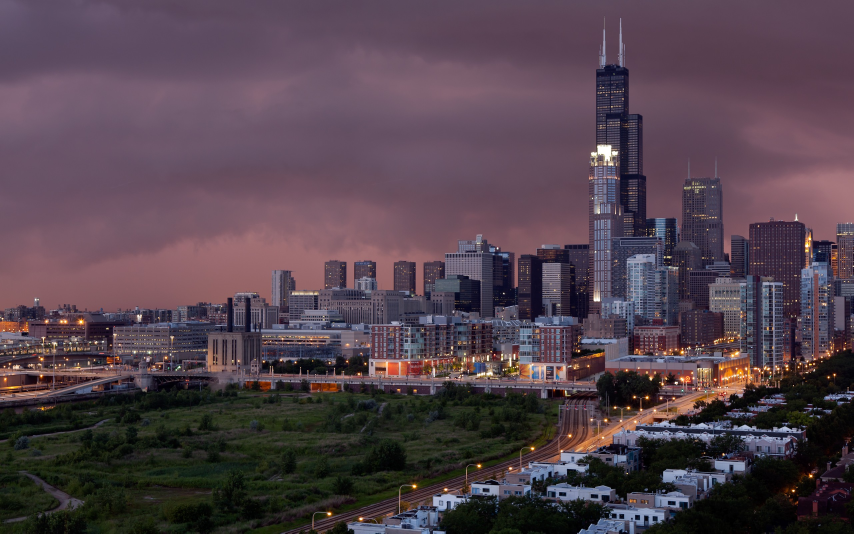
#> input picture Photos/Chicago.jpg, 2560 x 1600 px, found by its file name (shown at 1/3 size)
$ python basics.py
#> lines starting #> are read from the running program, lines starting #| are printed output that depends on the picture; after the words box and inside, x2 and y2 are one past the last pixel; in counts of white or black regions, pixels touching at a corner belong together
import cv2 as cv

def rescaleFrame(frame,scale=0.75):
    width=int(frame.shape[1]*scale)
    height=int(frame.shape[0]*scale)
    dimenions=(width,height)

    return cv.resize(frame,dimenions,interpolation=cv.INTER_AREA)

img=cv.imread('Photos\Chicago.jpg')
#> img is the input picture: shape (1600, 2560, 3); mean B, G, R 77, 67, 83.2

frame_resized=rescaleFrame(img,0.20)
#> in rescaleFrame, `return cv.resize(frame,dimenions,interpolation=cv.INTER_AREA)`:
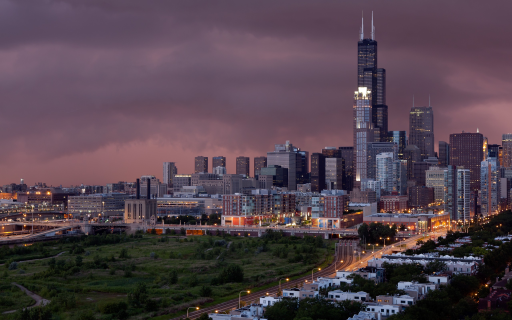
#> returned value: shape (320, 512, 3); mean of channels 0, 1, 2 77, 67, 83.2; drawn as B, G, R
cv.imshow('Cat',frame_resized)
#Convert To GrayScale
gray=cv.cvtColor(frame_resized,cv.COLOR_BGR2GRAY)
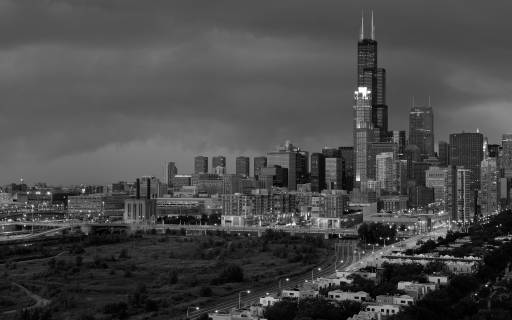
#> gray: shape (320, 512); min 0, max 255, mean 73
cv.imshow('Gray',gray)

#Convert Blur
frame_resized=rescaleFrame(img,0.25)
#blur=cv.GaussianBlur(frame_resized,<Kernal Size(7,7)>,<cv.BORDER_DEFAULT>)
blur=cv.GaussianBlur(frame_resized,(7,7),cv.BORDER_DEFAULT)
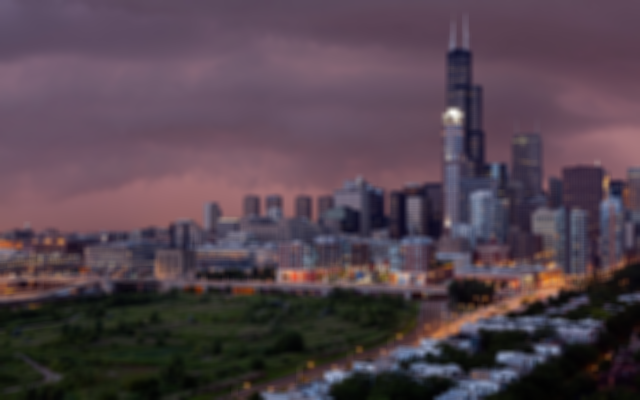
#> blur: shape (400, 640, 3); mean B, G, R 77, 67, 83.2
cv.imshow('Blur',blur)

#EdgeCascade
canny=cv.Canny(frame_resized,125,175)
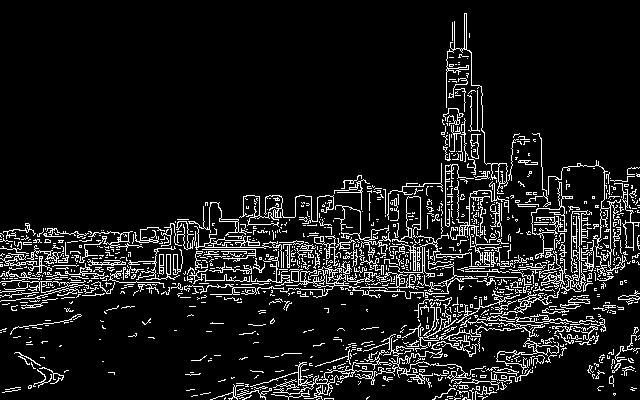
#> canny: shape (400, 640); 9.6% white in thin lines or dots
#When we apply blur it will help to reduce edges in the image
canny=cv.Canny(blur,155,175)
#> canny: shape (400, 640); 0.71% white in thin lines or dots, all inside (x1, y1, x2, y2) = (2, 108, 640, 400)
cv.imshow('Canny',canny)

#Dilating the Image to capture the structure of the image
#dilated=cv.dilate(<image>,<kenal size(5,5)>,<iterations>)
dilated=cv.dilate(canny,(5,5),iterations=3)
#> dilated: shape (400, 640); 2.2% white; 121 white regions (49 under 20 px), largest, box (x1, y1, x2, y2) and area: (489, 351, 530, 387) 343, (400, 330, 462, 366) 342, (502, 295, 555, 321) 298
cv.imshow('Dilated',dilated)

#Eroding This is final get back the  edge cascade image from dilated image
eroded=cv.erode(dilated,(3,3),iterations=3)
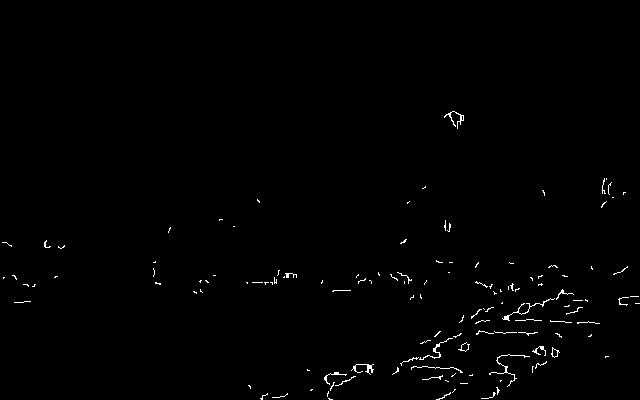
#> eroded: shape (400, 640); 0.77% white in thin lines or dots, all inside (x1, y1, x2, y2) = (2, 111, 640, 400)
cv.imshow('Eroded',eroded)

#Resize
#resized=cv.resize(<IMAGE>,<size>(500,500),<INTER_CUBIC,INTER_AREA,INTER_LINEAR>interpolation=cv.INTER_AREA)
resized=cv.resize(img,(500,500),interpolation=cv.INTER_LINEAR)
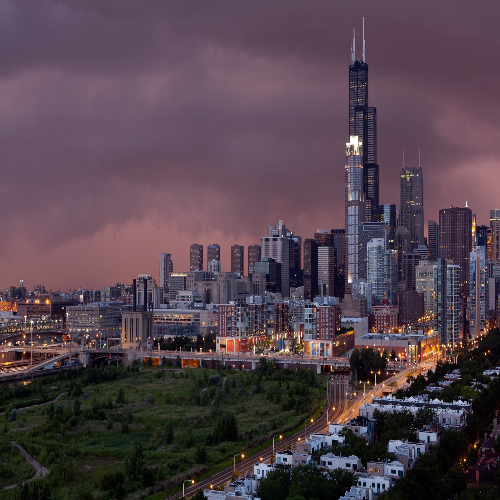
#> resized: shape (500, 500, 3); mean B, G, R 77, 66.9, 83.2
cv.imshow('Resized',resized)

#Cropping
cropped=resized[50:200,200:400]
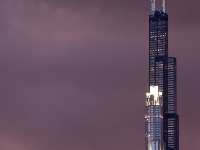
#> cropped: shape (150, 200, 3); mean B, G, R 95.4, 78.3, 100.7
cv.imshow('Crop',cropped)

if cv.waitKey(0) & 0xFF==ord('s'): #0xFF is the keyboard input key which stops on key press
#> (key Esc is pressed here)
        cv.destroyAllWindows()
